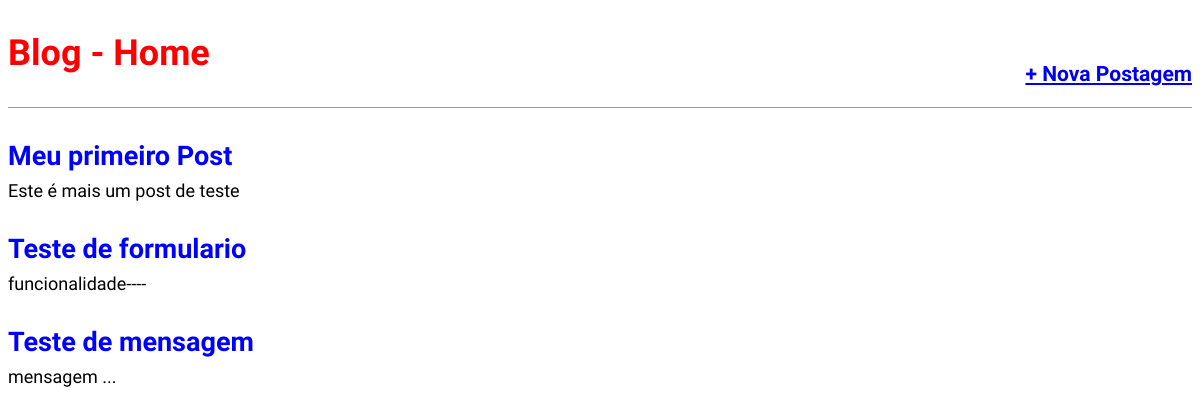
Before: / with the older database file.
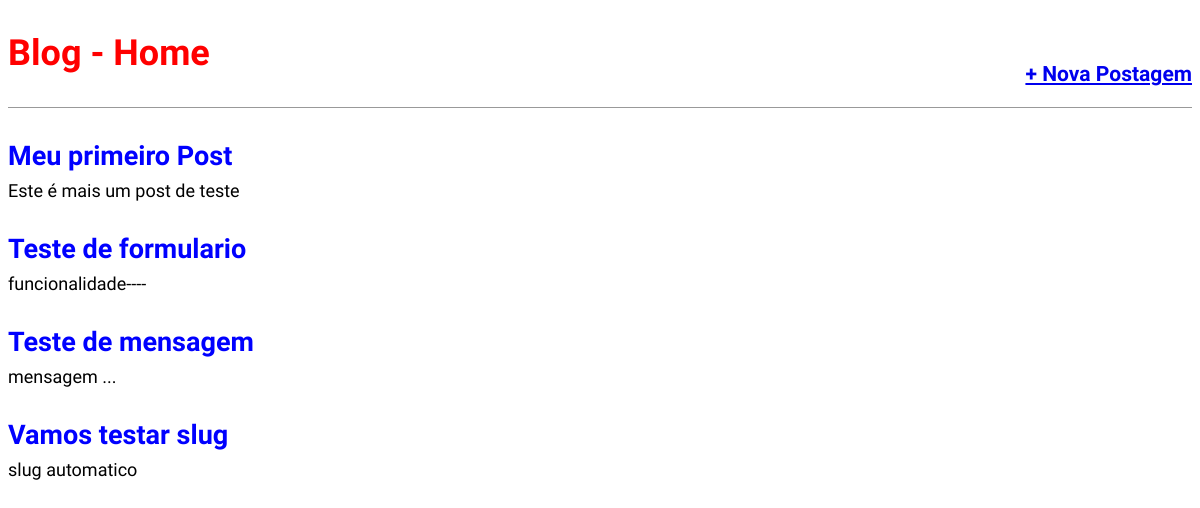
After: the same page with the newer database file.
### blog/models.py (models this page shows, shortened)
class Post(models.Model):
    STATS =  (
        ('rascunho', 'Rascunho'),
        ('publicado', 'Publicado')
    )
    title = models.CharField(max_length=250)
    slug = models.SlugField(max_length=250)
    contents = models.TextField()
    author = models.ForeignKey(User, on_delete=models.CASCADE)
    posted = models.DateTimeField(default=timezone.now)
    created = models.DateTimeField(auto_now_add=True)
    changed = models.DateTimeField(auto_now=True)
    stats = models.CharField(max_length=10, choices=STATS, default='rascunho')
    def get_absolute_url(self):
        return reverse('post_detail', args=[self.slug])
    class Meta:
        ordering = ('posted',)

### blog/views.py (the view)
# urls.py: path('', views.BlogListView.as_view(), name='home'),
class BlogListView(ListView):
    model = Post
    template_name = 'blog/home.html'

### blog/templates/blog/home.html (shortened to what this page needs)
{% extends 'base.html' %}
{% block content %}
    {% for post in object_list %}
        <div class="post-entry">
            <h2><a href="{{ post.get_absolute_url }}"> {{ post.title }} </a></h2>
            <p> {{ post.contents }} </p>
        </div>
    {% endfor %}
{% endblock content %}

### templates/base.html (shortened to what this page needs)
{% load static %}
<!DOCTYPE html>
<html lang="pt-br">
<head>
    <link rel="stylesheet" href="{% static 'css/style.css' %}">
</head>
<body>
    <header>
        <div class="nav-left">
            <h1><a href="/">Blog - Home</a></h1>
        </div>
        <div class="nav-right">
            <h3><a href="{% url 'post_new' %}"> + Nova Postagem</a></h3>
        </div>
    </header>
    <div class="container">
        {% block content %} {% endblock content %}
    </div>
</body>
</html>

### statics/css/style.css (style rules this page uses)
body { font-family: 'Source Sans Pro', sans-serif; font-size: 18px; }
header { border-bottom: 1px solid #999; margin-bottom: 2rem; display: flex; }
header h1 a { color: red; text-decoration: none; }
.nav-left { margin-right: auto; }
.nav-right { display: flex; padding-top: 2rem; }
.post-entry { margin-bottom: 2rem; }
.post-entry h2 { margin: 0.5rem 0; }
.post-entry h2 a, .post-entry h2 a:visited { color: blue; text-decoration: none; }
.post-entry p { margin: 0; font-weight: 400; }

Changed rows visible on the page:
added Post: title "Vamos testar slug", contents "slug automatico"
